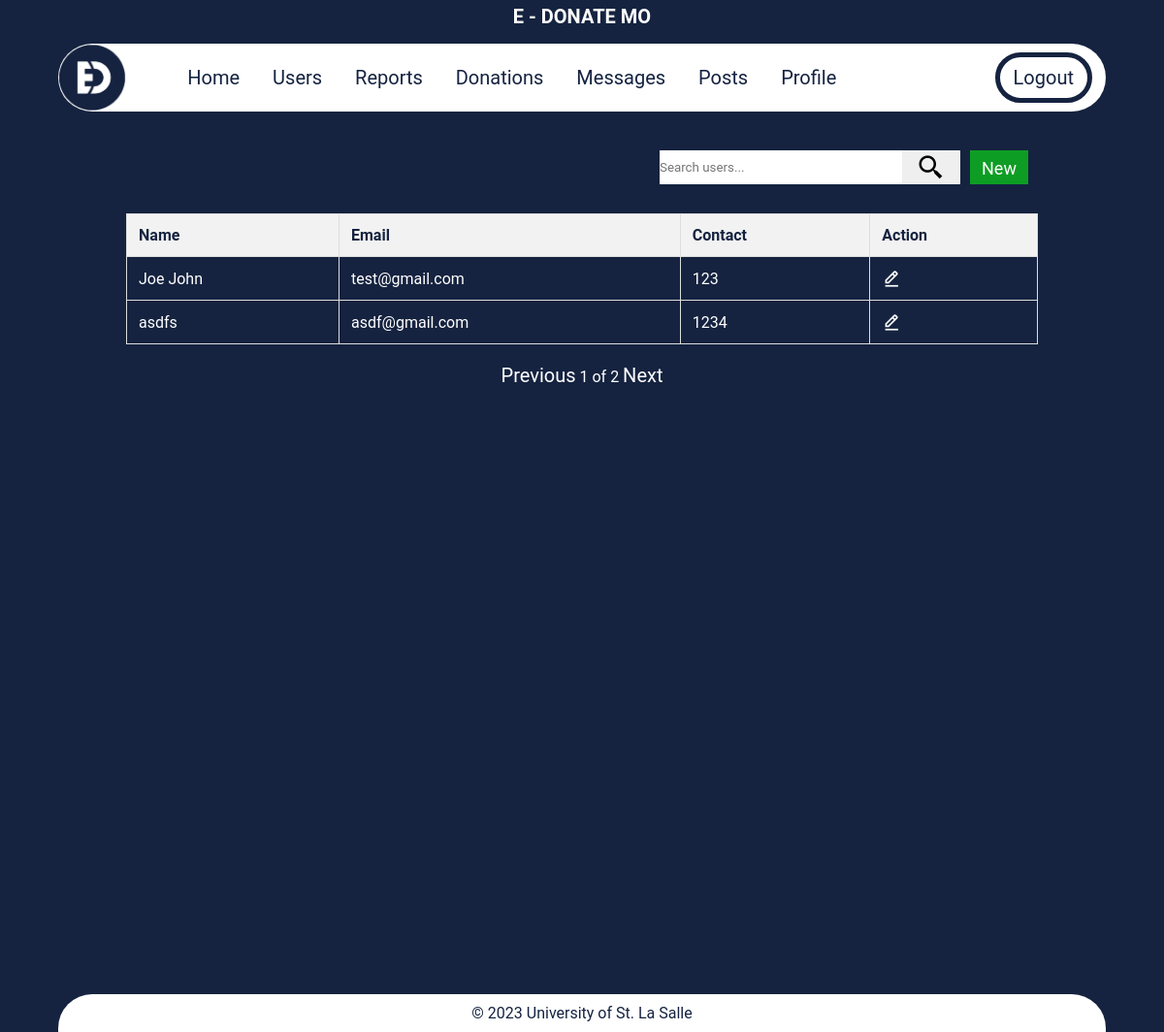
Page /user.php (signed in) on the committed database.
### tables this page shows
CREATE TABLE IF NOT EXISTS `users` (
  `id` int(11) NOT NULL AUTO_INCREMENT,
  `email` varchar(255) NOT NULL DEFAULT '',
  `name` varchar(255) NOT NULL DEFAULT '',
  `password` varchar(255) NOT NULL DEFAULT '',
  `contact` varchar(255) NOT NULL DEFAULT '',
  `address` varchar(255) NOT NULL DEFAULT '',
  `token` varchar(255) NOT NULL DEFAULT '',
  `created_at` datetime DEFAULT NULL,
  `access_type` varchar(50) NOT NULL DEFAULT 'user',
  `mission` text,
  `vision` text,
  PRIMARY KEY (`id`)
);

### user.php (the view, shortened to what this page needs)
<?php
include "function.php";
require "db-connect.php";
$search 	= 	'';
$page 		= 	(isset($_GET['page']))? $_GET['page'] : 1;
$limit 		= 	2;
$skip 		= 	($page - 1) * $limit;
$sql 		= 	"SELECT * FROM users ";
$sqlCount 	= 	"SELECT COUNT(*) totalRows FROM users ";
$sql .= "LIMIT $skip, $limit";
$result 		= 	userList($connect, $sql);
$total_rows		= 	totalRows($connect, $sqlCount);
$total_pages 	= 	ceil($total_rows / $limit)
?>
<html>
    <head>
        <link rel="stylesheet" type="text/css" href="css/style.css">
        <link rel="stylesheet" type="text/css" href="css/user.css">
    </head>
    <body>
        <?php include 'header.php'; ?>
        <div class="wrapper">
		    <form class="searchBarContainer" action="user.php" method="get">
		    	<input class="searchbar" type="text" name="search" placeholder="Search users..." value="<?php echo $search; ?>">
				<button class="searchBtn" type="submit"><i class='bx bx-search-alt-2' ></i></button>
				<a class="searchBtn add-btn" href="user-create.php">New</a>
		    </form>
		    <table style="margin-bottom: 20px;" width="100%">
		    	<thead>
		    		<tr>
						<th>Name</th>
		    			<th>Email</th>
		    			<th>Contact</th>
		    			<th>Action</th>
		    		</tr>
		    	</thead>
		    	<tbody>
		    		<?php
		    		while ($row = $result->fetch_assoc()): ?>
					<tr>
						<td><?=$row['name'] ?></td>
						<td><?=$row['email'] ?></td>
						<td><?=$row['contact'] ?></td>
						<td>
							<a style="font-size: 20px;color: #fff;" class="actionBtn" href="user-edit.php?id=<?=$row['id'] ?>"><i class='bx bx-edit-alt'></i></a>
						</td>
					</tr>
		    		<?php endwhile; ?>
		    	</tbody>
		    </table>
			<center>
		    	<?=pagination($page, $total_pages, $search); ?>
			</center>
        </div>
        <?php
        include 'footer.php';
        ?>
    </body>
</html>

### css/style.css (style rules this page uses)
* { margin: 0; padding: 0; box-sizing: border-box; font-family: 'Roboto', sans-serif !important; }
body { background-color: #152340; margin-bottom: 0px; }
li, a, .start { font-family: sans-serif; font-weight: 5000; font-size: 20px; color: #152340; text-decoration: none; }
.wrapper { width: 80%; height: 100vh; margin: auto; padding: 10px; background-color: rgb (255, 255, 255); margin-bottom: 90px; }

### css/user.css (style rules this page uses)
table { border-collapse: collapse; width: 100%; margin-top: 20px; }
th, td { border: 1px solid #dddddd; text-align: left; padding: 12px; font-family: sans-serif; color: #152340; }
td { color: #fff; }
th { background-color: #f2f2f2; }
.searchBarContainer { display: flex; justify-content: end; align-items: center; }
.searchBarContainer .searchbar { margin: 10px; border: none; width: 250px; height: 35px; margin-right: 0; }
.searchBarContainer .searchBtn { height: 35px; width: 60px; cursor: pointer; font-size: 30px; border: none; margin-right: 10px; }
.actionBtn { color: white; font-size: 16px; }

### user.php (style rules this page uses)
.add-btn { color: #fff; background-color: #0e9d24; padding: 8px 12px; font-size: 18px!important; }

### rows in the picture
users: name "Joe John", email "test@gmail.com", contact "123"
users: name "asdfs", email "asdf@gmail.com", contact "1234"

### other values in the picture
$page "1"
$total_pages "2"
